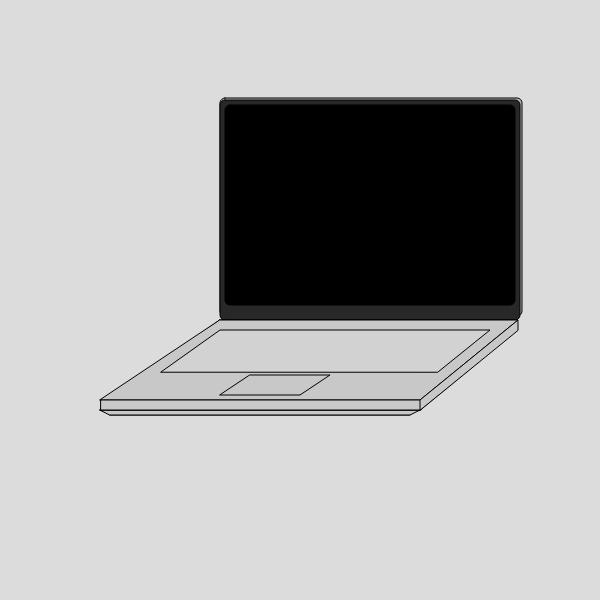
Frame 1 (no input)
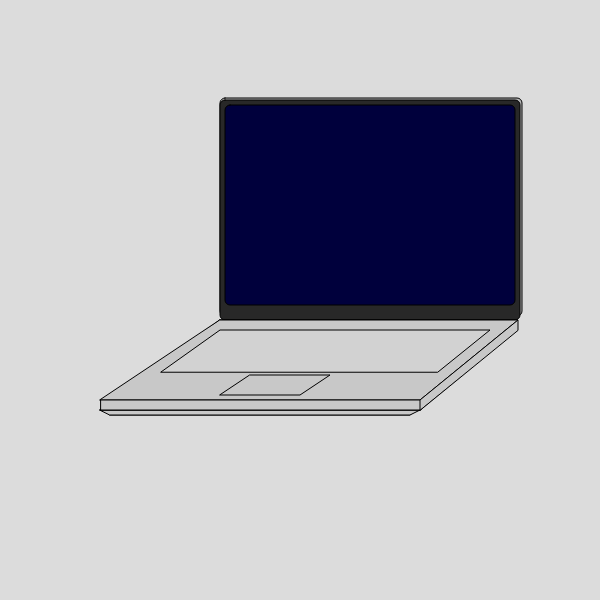
Frame 60 (no input)
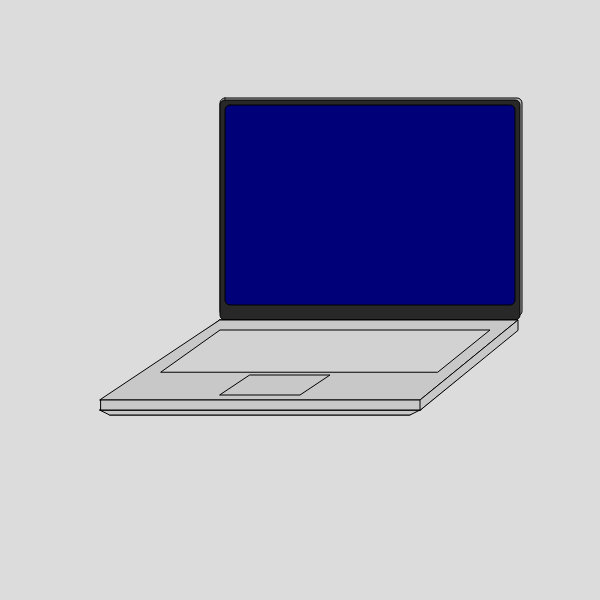
Frame 120 (the mouse pressed at the canvas centre since frame 60)

The p5.js sketch that drew these frames (run headless with seeded random() and noise() and a simulated clock; from frame 60 on, the mouse is pressed at the canvas centre):

// p5.js sketch
// ── sketch.js

// s1_1: change color
// setting up global variable for s1_1
let s1_1_color = 0;
let s1_1_colorChange = 1;
let s1_1_colorLimit = 0;



function setup() {
  createCanvas(600, 600);
}

function draw() {
  background(220);
    background(220);



//s1
//laptop screen
  fill(180)
   rect(220, 98, 302, 218, 5);
  fill(40)
   rect(220, 100, 300, 220, 5);

//s1_1
//screen color
if (s1_1_color > 500 || s1_1_color < 0) {
  s1_1_colorChange = s1_1_colorChange*-1;
  }
s1_1_color = s1_1_color + s1_1_colorChange;

  fill(0, 0, s1_1_color)
   rect(225, 105, 290, 200, 5)



  fill(200)
   quad(110, 415, 410, 415, 518, 320, 220, 320);



//s2
//laptop base
  fill(200)
   quad(110, 415, 410, 415, 420, 410, 100, 410);
  fill(200)
   quad(100, 410, 420, 410, 516, 330, 220, 320);



//rect01
//top base
  fill(200)
   quad(100, 400, 420, 400, 518, 320, 220, 320);



//rect02
//front base
  fill(200)
   rect(101, 400, 320, 10);


//rect03
//side base
  fill(200)
   quad(420, 410, 420, 400, 518, 320, 518, 330);



//rect04
//mouse pad
  fill(200)
   quad(220, 395, 300, 395, 330, 375, 250, 375);



//rect05
//keyboard
  fill(210)
   quad(438, 372, 490, 330, 220, 330, 161, 372);
}
